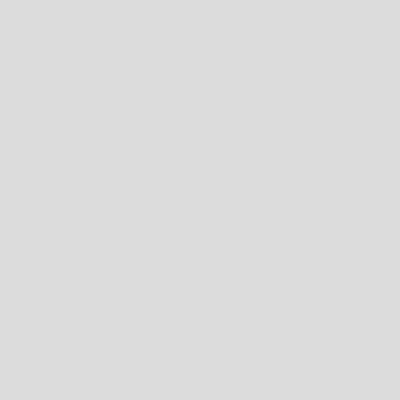
Frame 1 (no input)
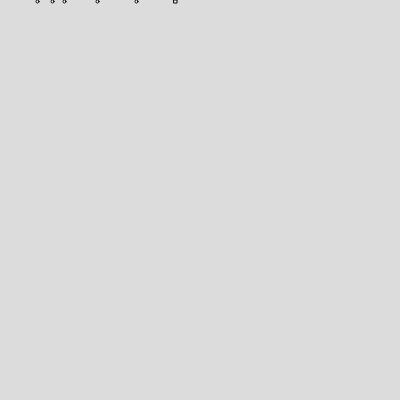
Frame 60 (no input)
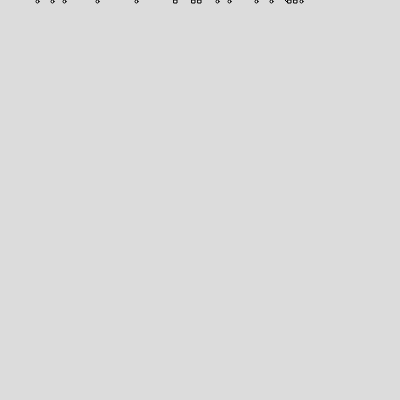
Frame 120 (the mouse pressed at the canvas centre since frame 60)

The p5.js sketch that drew these frames (run headless with seeded random() and noise() and a simulated clock; from frame 60 on, the mouse is pressed at the canvas centre):

// p5.js sketch
// ── sketch.js
let gSize = 3;
let xPos = 0;
let yPos = 0;
function setup() {

  createCanvas(400, 400);
   background(220);
  frameRate(90000);

}

function draw() {
  let choice = random(0, 10);
  if (choice <= 0.25) {
    line(xPos, yPos, xPos + gSize, yPos + gSize);
  let choice2 = random(0, 1);
  if (choice2 <= 0.25) {
     line(xPos, yPos, xPos + gSize, yPos + gSize);  
  }
   else if (choice >= 0.25 && choice <= 0.5) {
    rect(xPos, yPos, gSize);
  }   
  }
  else if (choice >= 0.25 && choice <= 0.5) {
    rect(xPos, yPos, gSize);
  }
  else if (choice >= 0.5 && choice <= 1) {
    ellipse(xPos + gSize / 2, yPos + gSize / 2, gSize);
  }
  else if (choice <= 1 && choice >= 10) {
    noFill();
    noStroke();
    rect(xPos, yPos, gSize);
  }


  xPos = xPos + gSize;

  if (xPos > width) {
    xPos = 0;
    yPos = yPos + gSize;
  }
  

}
